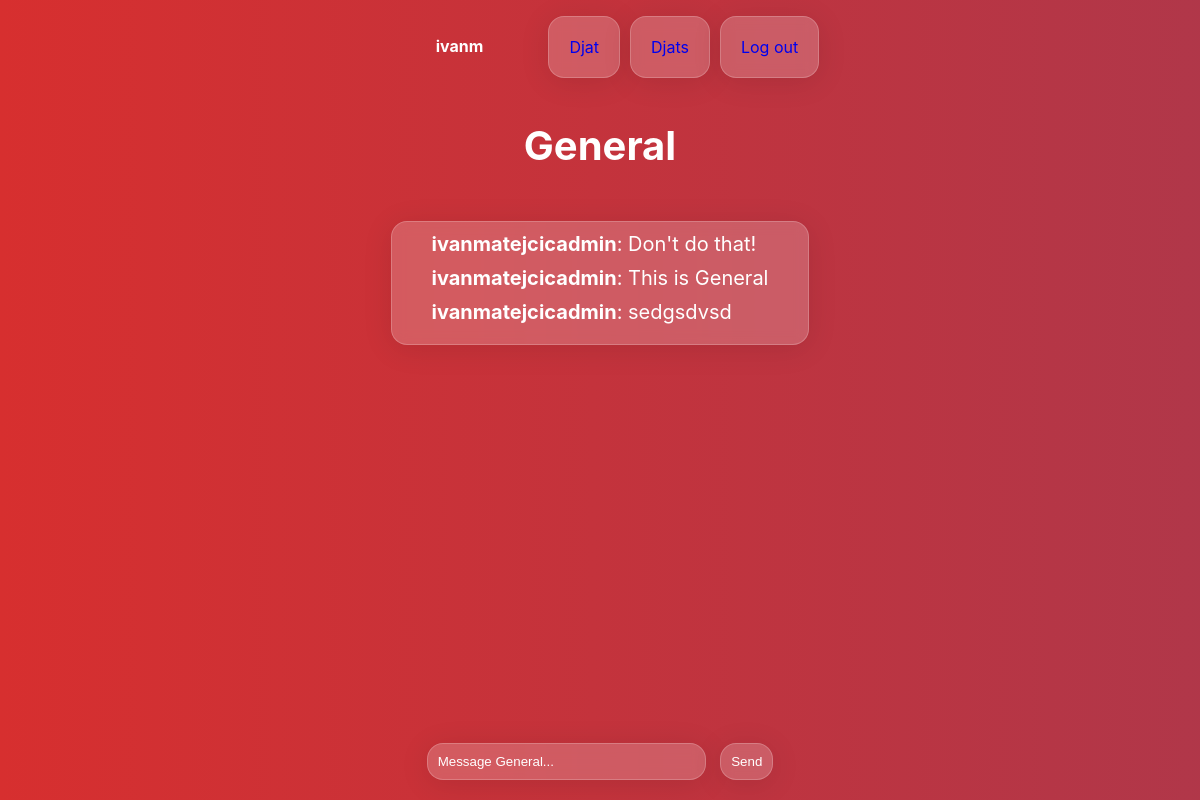
The app's page /rooms/general/ (signed in) with its own data.
### room/models.py (models this page shows)
class Room(models.Model):
    name = models.CharField(max_length=255)
    slug = models.SlugField(unique=True)

class Message(models.Model):
    room = models.ForeignKey(Room, related_name='messages', on_delete=models.CASCADE)
    user = models.ForeignKey(User, related_name='messages', on_delete=models.CASCADE)
    content = models.TextField()
    date_added = models.DateTimeField(auto_now_add=True)
    class Meta:
        ordering = ('date_added',)

### room/views.py (the view)
# urls.py: path('rooms/', include('room.urls')),
@login_required
def room(request, slug):
    room = Room.objects.get(slug=slug)
    messages = Message.objects.filter(room=room)[0:25]
    return render(request, 'room/room.html', {'room': room, 'messages': messages})

### room/templates/room/room.html (shortened to what this page needs)
{% extends 'chat/base.html' %}
{% block content %}
<div class = "frontpage3">
    <div>
        <h1>{{ room.name }}</h1>
    </div>
    <div id="chat-messages">
        {% for m in messages %}
        <p class = "message-and-username"><b>{{ m.user.username }}</b>: {{ m.content }}<br></p>
        {% endfor %}
    </div>
    <div>
        <form method="post" action="." class = "send-message-form">
            <div class = "input-wrapper">
                <input type="text" name="content" placeholder="Message {{ room.name }}..." id="chat-message-input" size = "30">
                <button id="chat-message-submit">Send</button>
            </div>
        </form>
    </div>
</div>
{% endblock %}

### chat/templates/chat/base.html (shortened to what this page needs)
<!DOCTYPE html>
<html>
    <head>
    </head>
    <body>
        <nav>
            {% if request.user.is_authenticated %}
            <ul class = "user">
                <li style = "color: white; font-weight: bold;">{{ request.user.username}}</li>
            </ul>
            {% endif %}
            <ul>
                <li class = "nav-items"><a href="/">Djat</a></li>
                {% if request.user.is_authenticated %}
                    <li class = "nav-items"><a href="/rooms/">Djats</a></li>
                    <li class = "nav-items"><a href="/logout/">Log out</a></li>
                {% else %}
                    <li class = "nav-items"><a href="/login/">Log in</a></li>
                    <li class = "nav-items"><a href="/signup/">Sign up</a></li>
                {% endif %}
            </ul>
        </nav>
            {% block content %}
            {% endblock %}
    </body>
</html>

### chat/templates/chat/base.html (style rules this page uses)
nav { display: flex; justify-content: center; }
ul { display: flex; list-style-type: none; }
ul li { padding: 20px; }
ul li a { text-decoration: none; }
.nav-items { background: rgba(255, 255, 255, 0.2); border-radius: 16px; box-shadow: 0 4px 30px rgba(0, 0, 0, 0.1); backdrop-filter: blur(6.2px); -webkit-backdrop-filter: blur(6.2px); border: 1px solid rgba(255, 255, 255, 0.2); justify-content: center; margin: 0px 5px 0px 5px; transition: 0.3s; }
.frontpage3 { text-align: center; width: 100%; margin-top: 2%; }
h1 { font-size: 40px; color: white; }
p { font-size: 20px; color: white; margin: 0px 15px 0px 15px; }
body { font-family: Inter, -apple-system, BlinkMacSystemFont, "Segoe UI", Roboto, Oxygen, Ubuntu, Cantarell, "Fira Sans", "Droid Sans", "Helvetica Neue", sans-serif; background: linear-gradient(270deg, #3d4f98, #d72f2f); background-size: 400% 400%; width: 100%; top: 0; margin: 0 auto; -webkit-animation: AnimationName 30s ease infinite; -moz-animation: AnimationName 30s ease infinite; animation: AnimationName 30s ease infinite; }
input { background: rgba(255, 255, 255, 0.2); border-radius: 16px; box-shadow: 0 4px 30px rgba(0, 0, 0, 0.1); backdrop-filter: blur(6.2px); -webkit-backdrop-filter: blur(6.2px); border: 1px solid rgba(255, 255, 255, 0.2); padding: 10px; margin-top: 20px; margin-right: 10px; }
#chat-messages { background: rgba(255, 255, 255, 0.2); border-radius: 16px; box-shadow: 0 4px 30px rgba(0, 0, 0, 0.1); backdrop-filter: blur(6.2px); -webkit-backdrop-filter: blur(6.2px); border: 1px solid rgba(255, 255, 255, 0.2); padding: 10px; justify-content: center; margin: 2% 30% 0% 30%; text-align: left; display: inline-block; overflow: scroll; overflow-x:hidden; }
::placeholder { color: white; }
button { background: rgba(255, 255, 255, 0.2); border-radius: 16px; box-shadow: 0 4px 30px rgba(0, 0, 0, 0.1); backdrop-filter: blur(6.2px); -webkit-backdrop-filter: blur(6.2px); border: 1px solid rgba(255, 255, 255, 0.2); padding: 10px; color: white; }
.message-and-username { padding: 0px 15px 10px 15px ; }
.input-wrapper { position: fixed; bottom: 20px; left: 0; width: 100%; margin-left: auto; margin-right: auto; text-align: center; }
#chat-message-submit { transition: 0.3s; }
#chat-message-input { outline: none; }

### records on screen
Room: name "General", content "Message General..."
Message: user.username "ivanmatejcicadmin", content "Don't do that!"
Message: user.username "ivanmatejcicadmin", content "This is General"
Message: user.username "ivanmatejcicadmin", content "sedgsdvsd"

### other values on screen
{{ request.user.username }} "ivanm"
